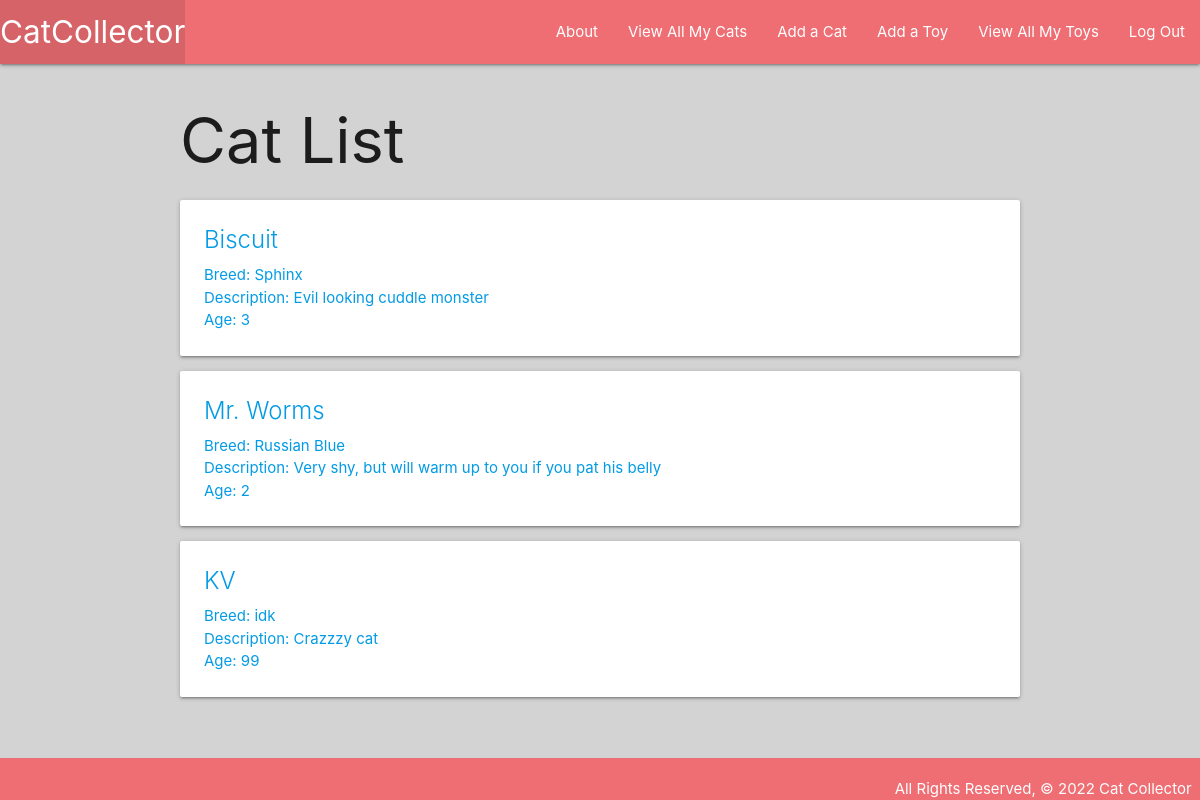
The page /cats/ (signed in) on the database as committed earlier.
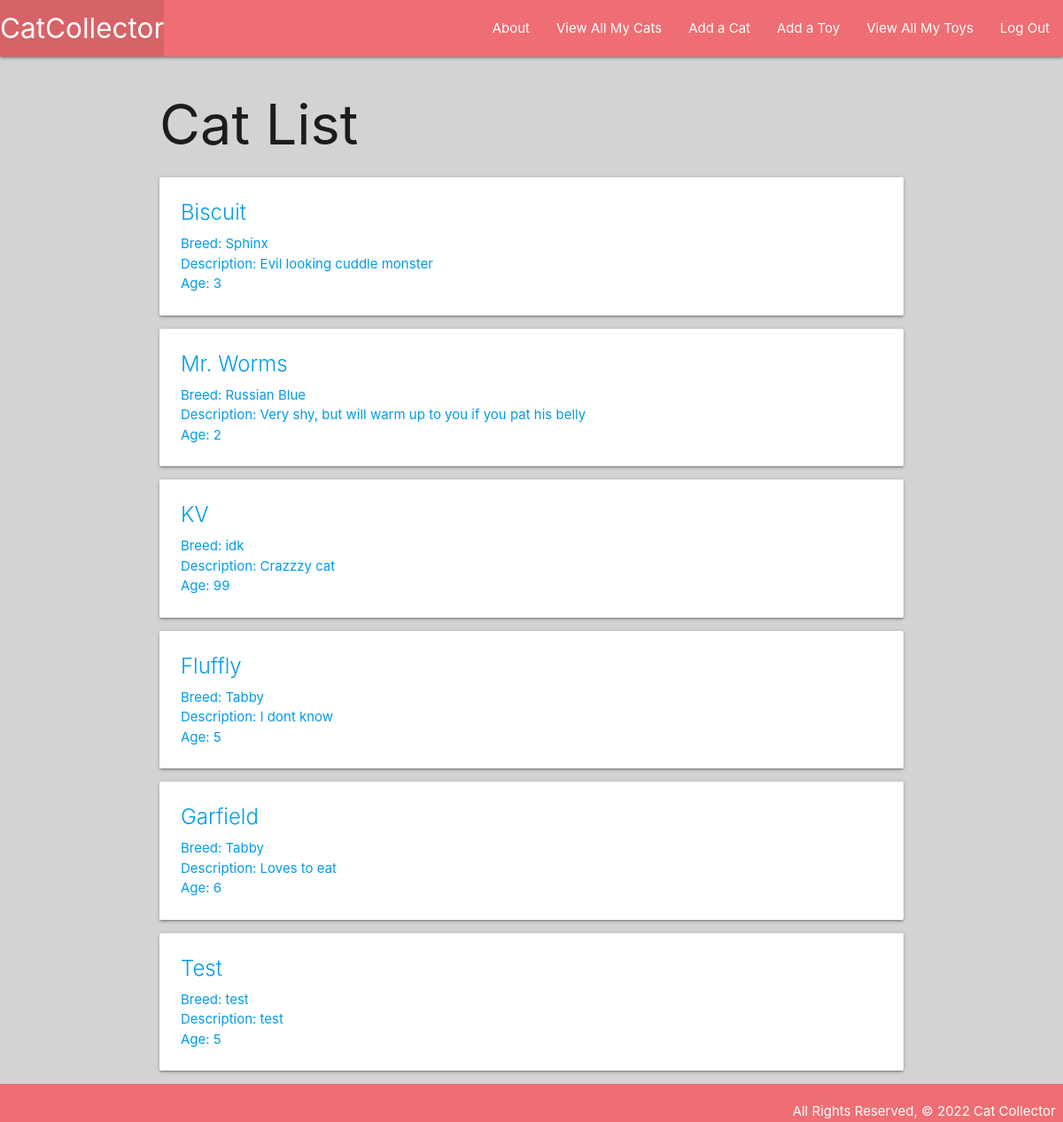
The same page on the database as committed later.
### main_app/models.py (models this page shows, shortened)
class Cat(models.Model):
    name = models.CharField(max_length=100)
    breed = models.CharField(max_length=100)
    description = models.TextField(max_length=250)
    age = models.IntegerField()
    toys = models.ManyToManyField(Toy)
    user = models.ForeignKey(User, on_delete=models.CASCADE)

### main_app/views.py (the view)
# urls.py: path('cats/', views.cats_index, name='index'),
@login_required
def cats_index(request):
    cats = Cat.objects.filter(user=request.user)
    return render(request,'cats/index.html', { 'cats': cats })

### main_app/templates/cats/index.html
{% extends 'base.html' %} {% block content %}
<h1>Cat List</h1>
{% for cat in cats %}
<div class="card">
    <a href="{% url 'detail' cat.id %}">
        <div class="card-content">
            <span class="card-title">{{ cat.name }}</span>
            <p>Breed: {{ cat.breed }}</p>
            <p>Description: {{ cat.description }}</p>
            {% if cat.age > 0 %}
            <p>Age: {{ cat.age }}</p>
            {% else %}
            <p>Age: Kitten</p>
            {% endif %}
        </div>
    </a>
</div>
{% endfor %} {% endblock %}

Rows that differ between the two databases and show on the page:
added Cat: name "Fluffly", breed "Tabby", description "I dont know", age "5"
added Cat: name "Garfield", breed "Tabby", description "Loves to eat", age "6"
added Cat: name "Test", breed "test", description "test", age "5"
